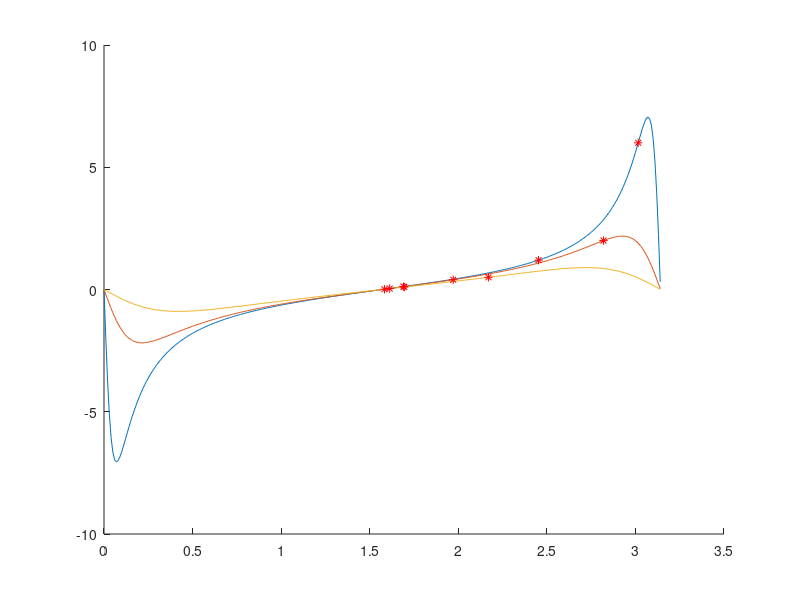

Reproduce this figure in MATLAB.
t = 0:0.01:pi;
coshx = [1.01, 1.1, 1.5];
figure()
hold on
for i = coshx
	plot(t, sin(2*t)./(cos(2*t) - i))
end

q1 = 12*[0.01, 0.1, 0.5];
q2 = 1/3*q1;
q3 = 1/12*q1;
t1 = acos(sqrt(.5./(1 + q1.*q1) .* (1 + q1.*q1*(1 - 1.01) + sqrt(1 + q1.*q1*(1 - 1.01*1.01)))));
t2 = acos(sqrt(.5./(1 + q2.*q2) .* (1 + q2.*q2*(1 - 1.1) + sqrt(1 + q2.*q2*(1 - 1.1*1.1)))));
t3 = acos(sqrt(.5./(1 + q3.*q3) .* (1 + q3.*q3*(1 - 1.5) + sqrt(1 + q3.*q3*(1 - 1.5*1.5)))));

plot(t1 + pi/2, q1, 'r*', t2 + pi/2, q2, 'r*', t3 + pi/2, q3, 'r*')